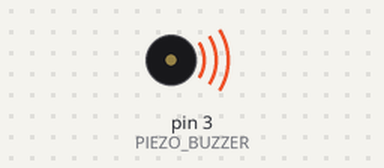
A sketch run on a simulated Arduino Uno, built with avr-gcc and run on an emulated ATmega328P. Parts: buzzer (waves = sounding).

Above: at 0.5 s.
At 5.5 s:
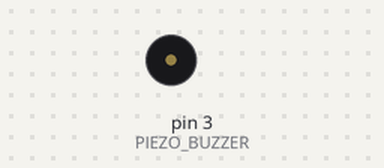
Timing chart, 0 to 7.8 s (numbered marks = the images above):
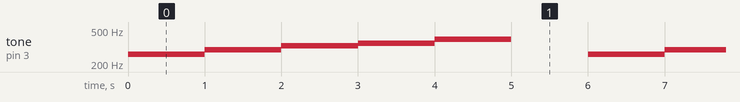

The sketch:

2_3_1.ino
```cpp
#define PIEZO_BUZZER  3

void setup() {
}

void loop() {
  tone(PIEZO_BUZZER, 261.6); //도
  delay(1000);
  tone(PIEZO_BUZZER, 293.6); //레
  delay(1000);
  tone(PIEZO_BUZZER, 329.6); //미
  delay(1000);
  tone(PIEZO_BUZZER, 349.2); //파
  delay(1000);
  tone(PIEZO_BUZZER, 391.9); //솔
  delay(1000);
  noTone(PIEZO_BUZZER); //끔
  delay(1000);
}
//2_3_1.ino
```

Measured:
- by itself, tone on pin 3 (PIEZO_BUZZER): repeats every 6.0 s: 293 Hz 1.0 s, 329 Hz 1.0 s, 349 Hz 1.0 s, 391 Hz 1.0 s, silent 1.0 s, 261 Hz 1.0 s
